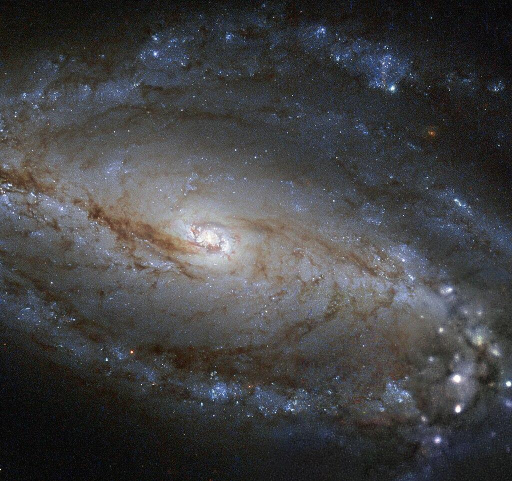
#> input picture Dataset/Data/Test Data/Barred Spiral(1).jpg, 1024 x 962 px (shown at 1/2 size); its folder holds only this picture in this run
$ python -i Augmentation.py   (imports and definitions only)
#> lines starting #> are read from the running program, lines starting #| are printed output that depends on the picture
#> further down, picture is the input picture: PIL image 1024x962 RGB; mean R, G, B 66.8, 66.7, 68.3
import os
import random
from PIL import Image, ImageEnhance
import numpy as np

FOLDER_A = "original_images"
FOLDER_B = "all_copies"
FOLDER_C = "random_copies"

# [2 lines not run here, left out]

def distort_image(img):
    width, height = img.size
    margin = int(min(width, height) * 0.15)

    def jitter(x, y):
        return (
            x + random.randint(-margin, margin),
            y + random.randint(-margin, margin)
        )

    original_corners = [
        (0, 0),
        (width, 0),
        (width, height),
        (0, height)
    ]

    distorted_corners = [jitter(x, y) for x, y in original_corners]
    coeffs = find_perspective_coeffs(distorted_corners, original_corners)
    return img.transform((width, height), Image.PERSPECTIVE, coeffs, Image.BICUBIC)

def find_perspective_coeffs(pa, pb):
    matrix = []
    for p1, p2 in zip(pa, pb):
        matrix.append([p1[0], p1[1], 1, 0, 0, 0, -p2[0]*p1[0], -p2[0]*p1[1]])
        matrix.append([0, 0, 0, p1[0], p1[1], 1, -p2[1]*p1[0], -p2[1]*p1[1]])
    A = np.array(matrix)
    B = np.array(pb).reshape(8)
    res = np.linalg.lstsq(A, B, rcond=None)[0]
    return res

def augment_image(img):
    rotations = [0, 90, 180, 270]
    distortions = ['orig', 'distort_up', 'distort_down']
    contrasts = [0.85, 1.0, 1.15]
    saturations = [0.7, 1.0, 1.3]

    variants = []

    for r in rotations:
        rotated = img.rotate(r, expand=True)
        for d in distortions:
            if d == 'orig':
                distorted = rotated
            else:
                distorted = distort_image(rotated)
            for c in contrasts:
                contrast_enhanced = ImageEnhance.Contrast(distorted).enhance(c)
                for s in saturations:
                    final = ImageEnhance.Color(contrast_enhanced).enhance(s)
                    variants.append(final.copy())
#> this loop made 4 passes
#> pass 2, in augment_image, `rotated = img.rotate(r, expand=True)`:
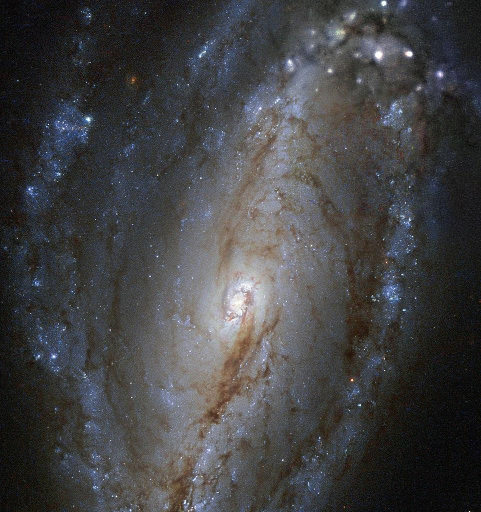
#> rotated: PIL image 962x1024 RGB (shown at 1/2 size); mean R, G, B 66.8, 66.7, 68.3
#> pass 3, in augment_image, `rotated = img.rotate(r, expand=True)`:
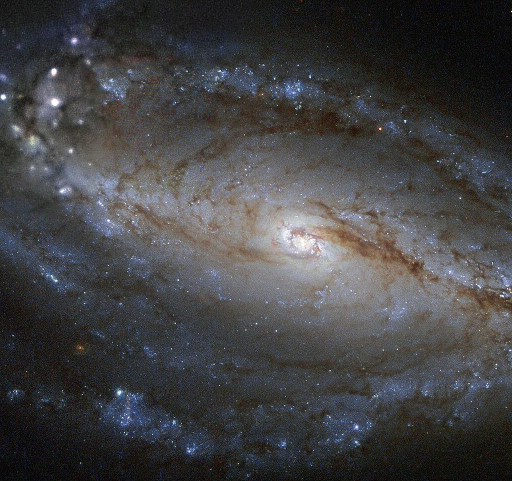
#> rotated: PIL image 1024x962 RGB (shown at 1/2 size); mean R, G, B 66.8, 66.7, 68.3
#> after the loop:
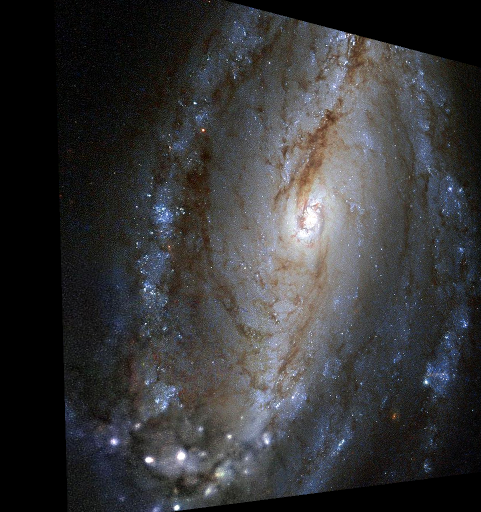
#> contrast_enhanced: PIL image 962x1024 RGB (shown at 1/2 size); mean R, G, B 55, 54.8, 56.1
#> after the loop:
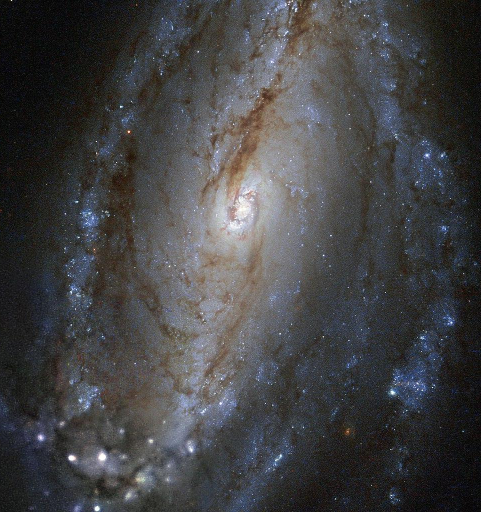
#> rotated: PIL image 962x1024 RGB (shown at 1/2 size); mean R, G, B 66.8, 66.7, 68.3
#> after the loop, variants = 108 items

    return variants

# [21 lines not run here, left out]

>>> from PIL import Image
>>> picture = Image.open('../Dataset/Data/Test Data/Barred Spiral(1).jpg')
>>> result = augment_image(picture)
#> result = 108 items

$ run again, on Dataset/Data/Test Data/Barred Spiral(20).jpg
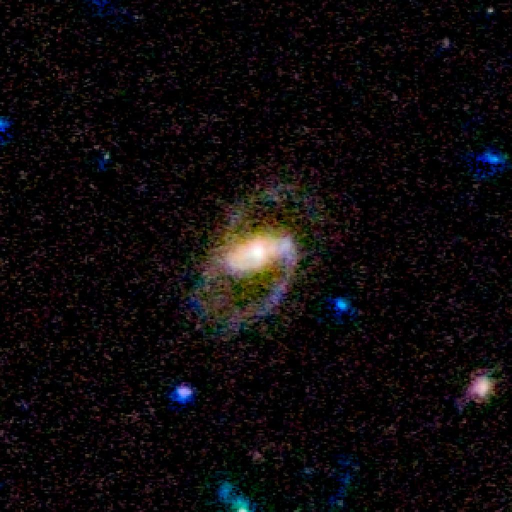
#> input picture Dataset/Data/Test Data/Barred Spiral(20).jpg, 1024 x 1024 px (shown at 1/2 size)
#> picture is the input picture: PIL image 1024x1024 RGB; mean R, G, B 14.6, 10.8, 12.1
#> the loop in augment_image, `for r in rotations:` made 4 passes
#> after the loop in augment_image, `for r in rotations:`:
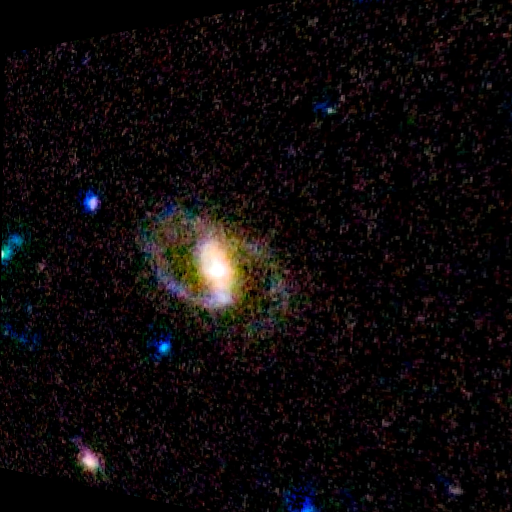
#> contrast_enhanced: PIL image 1024x1024 RGB (shown at 1/2 size); mean R, G, B 13.9, 9.8, 10.5
#> after the loop in augment_image, `for r in rotations:`:
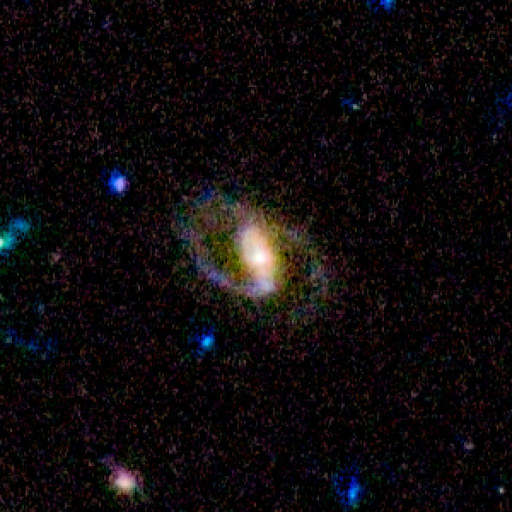
#> rotated: PIL image 1024x1024 RGB (shown at 1/2 size); mean R, G, B 14.6, 10.8, 12.1
#> after the loop in augment_image, `for r in rotations:`: variants = 108 items

$ run again, on Dataset/Data/Test Data/Barred Spiral(28).jpg
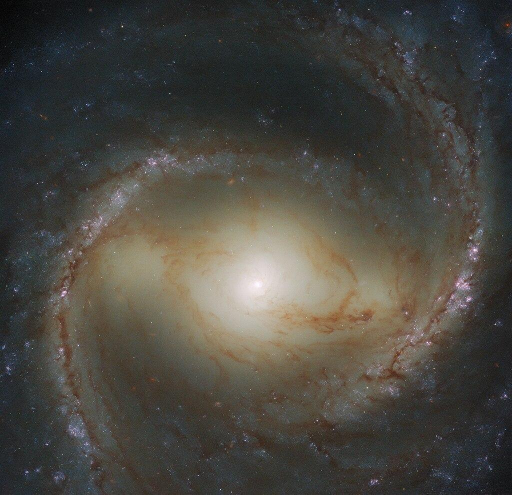
#> input picture Dataset/Data/Test Data/Barred Spiral(28).jpg, 1024 x 989 px (shown at 1/2 size)
#> picture is the input picture: PIL image 1024x989 RGB; mean R, G, B 74.2, 71.5, 64.7
#> the loop in augment_image, `for r in rotations:` made 4 passes
#> after the loop in augment_image, `for r in rotations:`:
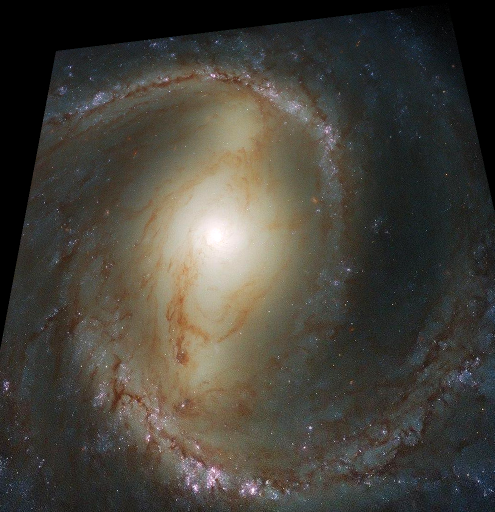
#> contrast_enhanced: PIL image 989x1024 RGB (shown at 1/2 size); mean R, G, B 70.6, 66.8, 58.9
#> after the loop in augment_image, `for r in rotations:`:
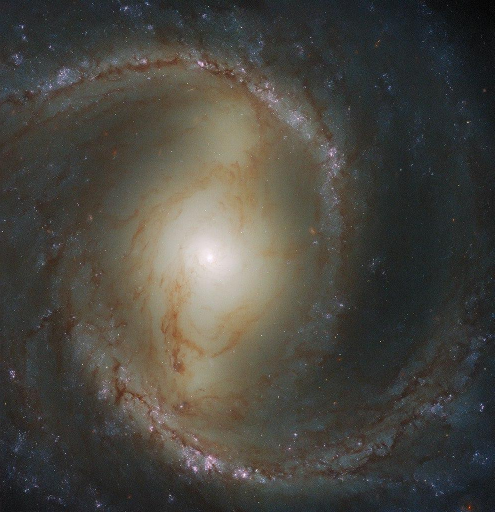
#> rotated: PIL image 989x1024 RGB (shown at 1/2 size); mean R, G, B 74.2, 71.5, 64.7
#> after the loop in augment_image, `for r in rotations:`: variants = 108 items
